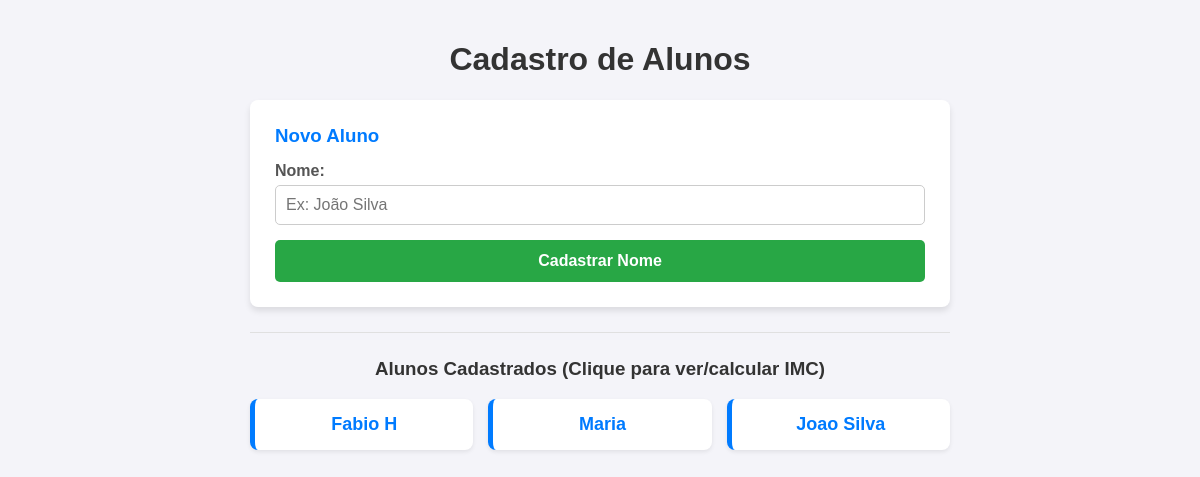
Before: /home/ with the older database file.
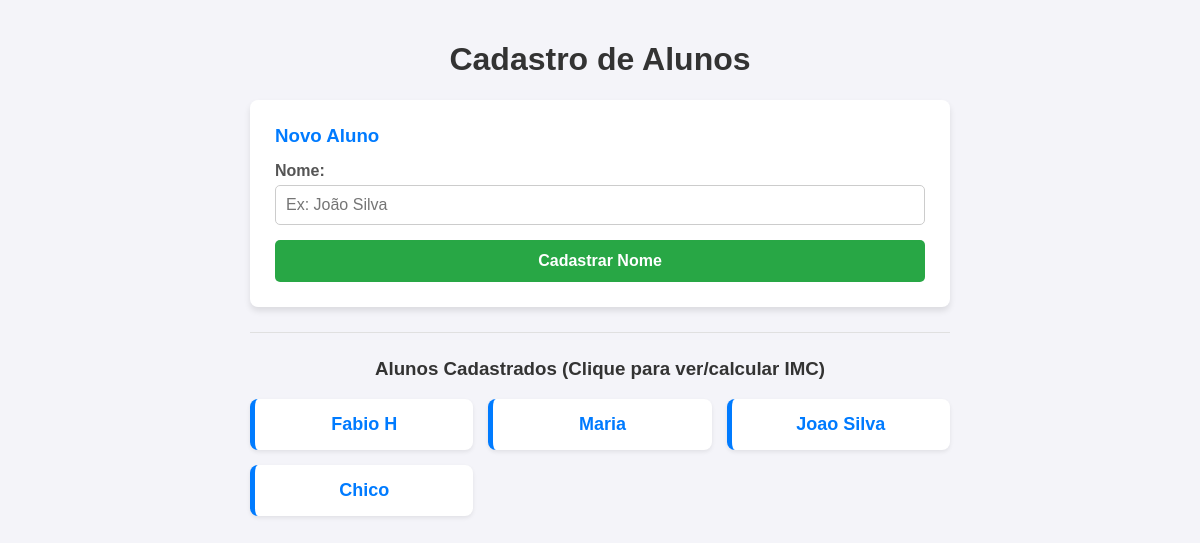
After: the same page with the newer database file.
### ImcApp/models.py (models this page shows, shortened)
class Pessoa(models.Model):
    nome = models.CharField(max_length=50)

### ImcApp/views.py (the view)
# urls.py: path('home/', views.home_view, name='home'),
def home_view(request):
    if request.method == 'POST':
        nome = request.POST.get('nome')
        if nome:
            Pessoa.objects.create(nome=nome)
            return redirect('home')
    pessoas = Pessoa.objects.all()
    return render(request, 'home.html', {'pessoas': pessoas})

### ImcApp/templates/home.html (shortened to what this page needs)
{% load static %}
<!DOCTYPE html>
<html lang="pt-br">
<head>
    <link rel="stylesheet" href="{% static 'css/estilo.css' %}">
</head>
<body>
    <div class="container">
        <h1>Cadastro de Alunos</h1>
        <div class="card-form">
            <h3>Novo Aluno</h3>
            <form method="POST">
                <div class="form-group">
                    <label for="nome">Nome:</label>
                    <input type="text" id="nome" name="nome" placeholder="Ex: João Silva" required>
                </div>
                <button type="submit" class="btn-calcular">Cadastrar Nome</button>
            </form>
        </div>
        <hr>
        <h3>Alunos Cadastrados (Clique para ver/calcular IMC)</h3>
        <div class="lista-avaliacoes">
            {% for pessoa in pessoas %}
                <div class="card-resultado" style="text-align: center;">
                    <a href="{% url 'calcular_imc' pessoa.id %}" style="font-size: 18px; font-weight: bold; color: #007bff; text-decoration: none;">
                        {{ pessoa.nome }}
                    </a>
                </div>
            {% empty %}
                <p style="text-align: center;">Nenhum aluno cadastrado ainda.</p>
            {% endfor %}
        </div>
    </div>
</body>
</html>

Changed rows visible on the page:
added Pessoa: nome "Chico"
